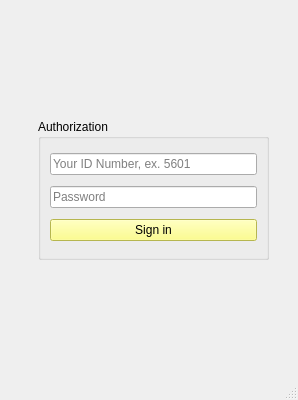
<?xml version="1.0" encoding="UTF-8"?>
<ui version="4.0">
 <class>MainWindow</class>
 <widget class="QMainWindow" name="MainWindow">
  <property name="geometry">
   <rect>
    <x>0</x>
    <y>0</y>
    <width>298</width>
    <height>400</height>
   </rect>
  </property>
  <property name="maximumSize">
   <size>
    <width>300</width>
    <height>400</height>
   </size>
  </property>
  <property name="windowTitle">
   <string>MainWindow</string>
  </property>
  <widget class="QWidget" name="centralwidget">
   <layout class="QGridLayout" name="gridLayout">
    <item row="0" column="0">
     <widget class="QStackedWidget" name="stackedWidget">
      <property name="sizePolicy">
       <sizepolicy hsizetype="Expanding" vsizetype="Expanding">
        <horstretch>0</horstretch>
        <verstretch>0</verstretch>
       </sizepolicy>
      </property>
      <property name="minimumSize">
       <size>
        <width>280</width>
        <height>360</height>
       </size>
      </property>
      <property name="maximumSize">
       <size>
        <width>280</width>
        <height>360</height>
       </size>
      </property>
      <widget class="QWidget" name="page_0">
       <widget class="QGroupBox" name="Auth">
        <property name="geometry">
         <rect>
          <x>29</x>
          <y>110</y>
          <width>231</width>
          <height>141</height>
         </rect>
        </property>
        <property name="layoutDirection">
         <enum>Qt::LeftToRight</enum>
        </property>
        <property name="title">
         <string>Authorization</string>
        </property>
        <property name="alignment">
         <set>Qt::AlignLeading|Qt::AlignLeft|Qt::AlignTop</set>
        </property>
        <layout class="QVBoxLayout" name="verticalLayout">
         <item>
          <widget class="QLineEdit" name="line_staff_id">
           <property name="inputMethodHints">
            <set>Qt::ImhDigitsOnly</set>
           </property>
           <property name="placeholderText">
            <string>Your ID Number, ex. 5601</string>
           </property>
          </widget>
         </item>
         <item>
          <widget class="QLineEdit" name="line_password">
           <property name="inputMethodHints">
            <set>Qt::ImhHiddenText|Qt::ImhSensitiveData</set>
           </property>
           <property name="placeholderText">
            <string>Password</string>
           </property>
           <property name="cursorMoveStyle">
            <enum>Qt::VisualMoveStyle</enum>
           </property>
           <property name="clearButtonEnabled">
            <bool>true</bool>
           </property>
          </widget>
         </item>
         <item>
          <widget class="QPushButton" name="button_signin">
           <property name="autoFillBackground">
            <bool>false</bool>
           </property>
           <property name="styleSheet">
            <string notr="true">background-color: rgb(255, 255, 110);</string>
           </property>
           <property name="text">
            <string>Sign in</string>
           </property>
          </widget>
         </item>
        </layout>
       </widget>
      </widget>
      <widget class="QWidget" name="page_1">
       <widget class="QWidget" name="layoutWidget">
        <property name="geometry">
         <rect>
          <x>10</x>
          <y>10</y>
          <width>261</width>
          <height>271</height>
         </rect>
        </property>
        <layout class="QVBoxLayout" name="layout_page1">
         <item>
          <widget class="QLabel" name="label_staff_id">
           <property name="sizePolicy">
            <sizepolicy hsizetype="Expanding" vsizetype="Preferred">
             <horstretch>0</horstretch>
             <verstretch>0</verstretch>
            </sizepolicy>
           </property>
           <property name="minimumSize">
            <size>
             <width>0</width>
             <height>0</height>
            </size>
           </property>
           <property name="maximumSize">
            <size>
             <width>150</width>
             <height>20</height>
            </size>
           </property>
           <property name="font">
            <font>
             <pointsize>14</pointsize>
             <weight>75</weight>
             <italic>true</italic>
             <bold>true</bold>
            </font>
           </property>
           <property name="text">
            <string>Your ID</string>
           </property>
          </widget>
         </item>
        </layout>
       </widget>
       <widget class="QPushButton" name="button_option_proceed">
        <property name="geometry">
         <rect>
          <x>180</x>
          <y>320</y>
          <width>88</width>
          <height>20</height>
         </rect>
        </property>
        <property name="styleSheet">
         <string notr="true">background-color: rgb(83, 193, 36);</string>
        </property>
        <property name="text">
         <string>Proceed</string>
        </property>
       </widget>
       <widget class="QWidget" name="layoutWidget">
        <property name="geometry">
         <rect>
          <x>10</x>
          <y>290</y>
          <width>261</width>
          <height>26</height>
         </rect>
        </property>
        <layout class="QHBoxLayout" name="hlayout_delivery_options">
         <item>
          <widget class="QRadioButton" name="radio_address">
           <property name="text">
            <string>shipping address</string>
           </property>
           <property name="checked">
            <bool>true</bool>
           </property>
          </widget>
         </item>
         <item>
          <widget class="QRadioButton" name="radio_delivery">
           <property name="text">
            <string>support delivery</string>
           </property>
          </widget>
         </item>
        </layout>
       </widget>
      </widget>
      <widget class="QWidget" name="page_2_support">
       <widget class="QLabel" name="page_2_support_annotation">
        <property name="geometry">
         <rect>
          <x>10</x>
          <y>10</y>
          <width>261</width>
          <height>61</height>
         </rect>
        </property>
        <property name="font">
         <font>
          <pointsize>14</pointsize>
         </font>
        </property>
        <property name="text">
         <string>Address delivery option</string>
        </property>
        <property name="scaledContents">
         <bool>false</bool>
        </property>
        <property name="wordWrap">
         <bool>true</bool>
        </property>
       </widget>
       <widget class="QLineEdit" name="lineEdit_address_courier">
        <property name="geometry">
         <rect>
          <x>10</x>
          <y>70</y>
          <width>261</width>
          <height>28</height>
         </rect>
        </property>
        <property name="placeholderText">
         <string>Enter street and house #</string>
        </property>
       </widget>
       <widget class="QLabel" name="page_2_list_annotation">
        <property name="geometry">
         <rect>
          <x>10</x>
          <y>110</y>
          <width>261</width>
          <height>41</height>
         </rect>
        </property>
        <property name="font">
         <font>
          <pointsize>12</pointsize>
         </font>
        </property>
        <property name="text">
         <string>Newspaper list</string>
        </property>
        <property name="scaledContents">
         <bool>false</bool>
        </property>
        <property name="wordWrap">
         <bool>true</bool>
        </property>
       </widget>
       <widget class="QScrollArea" name="scrollArea">
        <property name="geometry">
         <rect>
          <x>10</x>
          <y>150</y>
          <width>261</width>
          <height>181</height>
         </rect>
        </property>
        <property name="widgetResizable">
         <bool>true</bool>
        </property>
        <widget class="QWidget" name="scroll_newsp_list">
         <property name="geometry">
          <rect>
           <x>0</x>
           <y>0</y>
           <width>255</width>
           <height>175</height>
          </rect>
         </property>
         <widget class="QListWidget" name="page_2_list_newsp">
          <property name="geometry">
           <rect>
            <x>0</x>
            <y>0</y>
            <width>256</width>
            <height>171</height>
           </rect>
          </property>
         </widget>
        </widget>
       </widget>
       <widget class="QPushButton" name="button_back_from_p2s">
        <property name="geometry">
         <rect>
          <x>10</x>
          <y>330</y>
          <width>88</width>
          <height>20</height>
         </rect>
        </property>
        <property name="styleSheet">
         <string notr="true">background-color: rgb(83, 193, 36);</string>
        </property>
        <property name="text">
         <string>Back</string>
        </property>
       </widget>
       <widget class="QPushButton" name="sendButton_support">
        <property name="geometry">
         <rect>
          <x>180</x>
          <y>330</y>
          <width>88</width>
          <height>20</height>
         </rect>
        </property>
        <property name="text">
         <string>Send</string>
        </property>
       </widget>
      </widget>
      <widget class="QWidget" name="page_2_address">
       <widget class="QLabel" name="page_2_address_annotation">
        <property name="geometry">
         <rect>
          <x>10</x>
          <y>10</y>
          <width>261</width>
          <height>31</height>
         </rect>
        </property>
        <property name="font">
         <font>
          <pointsize>14</pointsize>
         </font>
        </property>
        <property name="text">
         <string>Select where to deliver</string>
        </property>
       </widget>
       <widget class="QPushButton" name="button_back_from_p2d">
        <property name="geometry">
         <rect>
          <x>10</x>
          <y>320</y>
          <width>88</width>
          <height>20</height>
         </rect>
        </property>
        <property name="styleSheet">
         <string notr="true">background-color: rgb(83, 193, 36);</string>
        </property>
        <property name="text">
         <string>Back</string>
        </property>
       </widget>
       <widget class="QScrollArea" name="scrollArea_3">
        <property name="geometry">
         <rect>
          <x>10</x>
          <y>40</y>
          <width>261</width>
          <height>271</height>
         </rect>
        </property>
        <property name="sizePolicy">
         <sizepolicy hsizetype="Expanding" vsizetype="Maximum">
          <horstretch>0</horstretch>
          <verstretch>0</verstretch>
         </sizepolicy>
        </property>
        <property name="widgetResizable">
         <bool>true</bool>
        </property>
        <widget class="QWidget" name="scroll_newsp_addresses">
         <property name="geometry">
          <rect>
           <x>0</x>
           <y>0</y>
           <width>255</width>
           <height>265</height>
          </rect>
         </property>
         <property name="sizePolicy">
          <sizepolicy hsizetype="Preferred" vsizetype="Expanding">
           <horstretch>0</horstretch>
           <verstretch>0</verstretch>
          </sizepolicy>
         </property>
         <layout class="QGridLayout" name="gridLayout_2">
          <item row="0" column="0">
           <layout class="QVBoxLayout" name="layout_newsp_addresses">
            <property name="sizeConstraint">
             <enum>QLayout::SetDefaultConstraint</enum>
            </property>
           </layout>
          </item>
         </layout>
        </widget>
       </widget>
       <widget class="QPushButton" name="sendButton_address">
        <property name="geometry">
         <rect>
          <x>180</x>
          <y>320</y>
          <width>88</width>
          <height>20</height>
         </rect>
        </property>
        <property name="text">
         <string>Send</string>
        </property>
       </widget>
      </widget>
      <widget class="QWidget" name="page_3_report">
       <widget class="QLabel" name="label">
        <property name="geometry">
         <rect>
          <x>10</x>
          <y>10</y>
          <width>261</width>
          <height>21</height>
         </rect>
        </property>
        <property name="font">
         <font>
          <pointsize>14</pointsize>
         </font>
        </property>
        <property name="text">
         <string>Report</string>
        </property>
       </widget>
       <widget class="QScrollArea" name="scrollArea_2">
        <property name="geometry">
         <rect>
          <x>10</x>
          <y>50</y>
          <width>251</width>
          <height>301</height>
         </rect>
        </property>
        <property name="styleSheet">
         <string notr="true">background-color: rgba(133, 225, 144, 20);</string>
        </property>
        <property name="widgetResizable">
         <bool>true</bool>
        </property>
        <widget class="QWidget" name="scroll_report">
         <property name="geometry">
          <rect>
           <x>0</x>
           <y>0</y>
           <width>245</width>
           <height>295</height>
          </rect>
         </property>
         <property name="sizePolicy">
          <sizepolicy hsizetype="Expanding" vsizetype="Expanding">
           <horstretch>0</horstretch>
           <verstretch>0</verstretch>
          </sizepolicy>
         </property>
         <layout class="QGridLayout" name="gridLayout_3">
          <item row="0" column="0">
           <layout class="QVBoxLayout" name="vlayout_report">
            <property name="sizeConstraint">
             <enum>QLayout::SetMaximumSize</enum>
            </property>
           </layout>
          </item>
         </layout>
        </widget>
       </widget>
      </widget>
     </widget>
    </item>
   </layout>
  </widget>
  <widget class="QMenuBar" name="menubar">
   <property name="geometry">
    <rect>
     <x>0</x>
     <y>0</y>
     <width>298</width>
     <height>25</height>
    </rect>
   </property>
  </widget>
  <widget class="QStatusBar" name="statusbar"/>
 </widget>
 <resources/>
 <connections/>
</ui>
